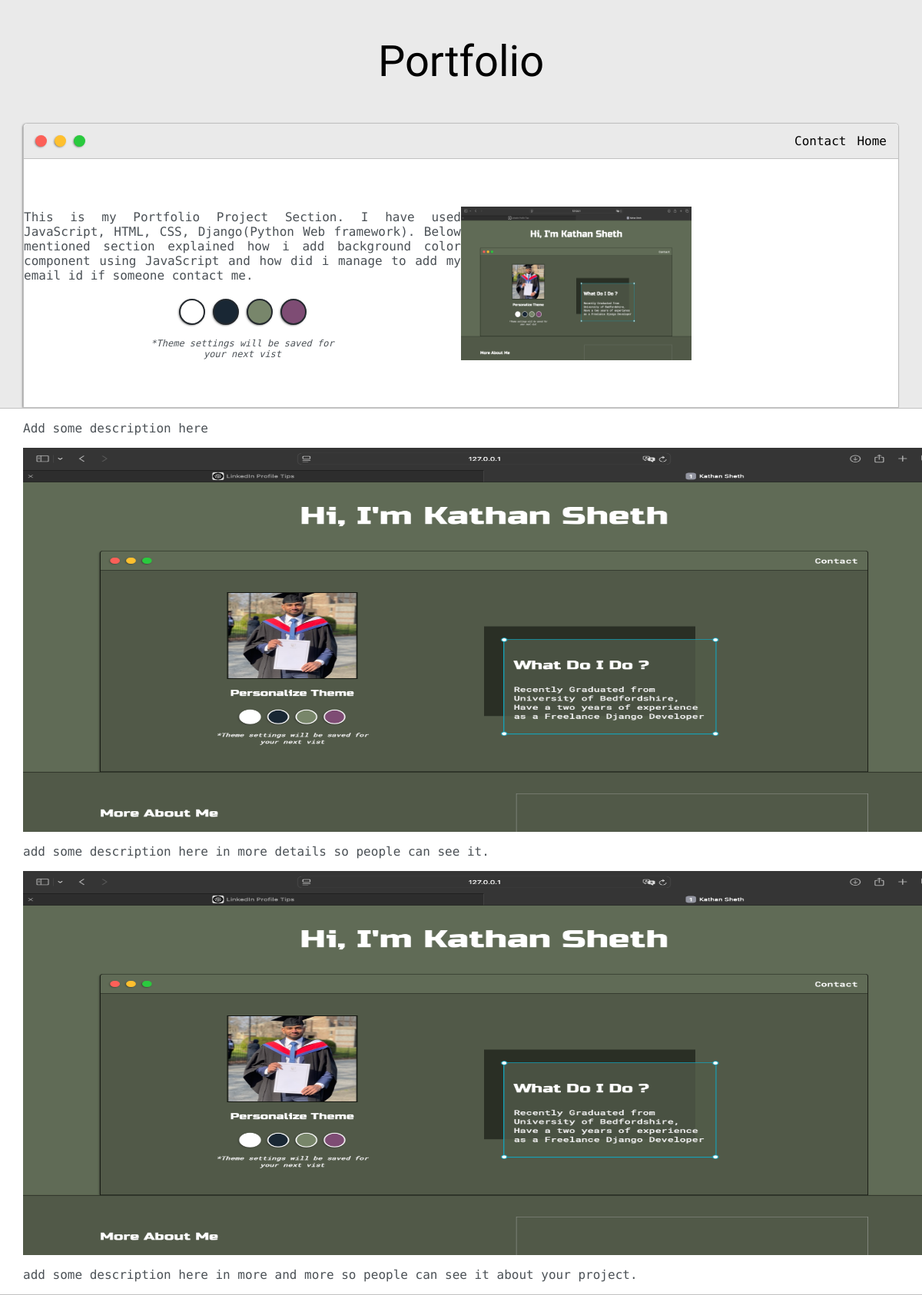
/post2, run on the app's committed database.
### Home/models.py (models this page shows, shortened)
class Description2(models.Model):
    sno = models.AutoField(primary_key=True)
    title = models.CharField(max_length=100)
    description1 = models.CharField(max_length=1000)
    description2 = models.CharField(max_length=1000)
    description3 = models.CharField(max_length=1000)

### Home/views.py (the view)
# urls.py: path('post2', views.post2, name="post2"),
def post2(request):
    allDescription2 = Description2.objects.all()
    context = {'allDescription2':allDescription2}
    return render(request, "post2.html", context)

### Home/templates/post2.html (shortened to what this page needs)
{% load static %}
<html>
<head>
	<link rel="stylesheet" type="text/css" href="{% static 'default.css' %}">
	<link id="theme-style" rel="stylesheet" type="text/css" href="">
</head>
<body>
	<section class="s1">
		<div class="main-container">
			{% for description2 in allDescription2 %}
			<div class="greeting-wrapper">
				<h1>{{description2.title}}</h1>
			</div>
			{% endfor %}
			<div class="intro-wrapper">
				<div class="nav-wrapper">
					<a href="index.html">
						<div class="dots-wrapper">
							<div id="dot-1" class="browser-dot"></div>
							<div id="dot-2" class="browser-dot"></div>
							<div id="dot-3" class="browser-dot"></div>
						</div>
					</a>
					<ul id="navigation">
						<li><a href="index.html#contact">Contact</a></li>
						<li><a href="/">Home</a></li>
					</ul>
				</div>
				<div class="left-column">
					<p style="text-align: justify;">This is my Portfolio Project Section. I have used JavaScript, HTML, CSS, Django(Python Web framework). Below mentioned section explained how i add background color component using JavaScript and how did i manage to add my email id if someone contact me.</p>
					<div id="theme-options-wrapper">
						<div data-mode="light" id="light-mode" class="theme-dot"></div>
						<div data-mode="blue" id="blue-mode" class="theme-dot"></div>
						<div data-mode="green" id="green-mode" class="theme-dot"></div>
						<div data-mode="purple" id="purple-mode" class="theme-dot"></div>
					</div>
					<p id="settings-note">*Theme settings will be saved for<br>your next vist</p>
				</div>
				<div class="right-column">
					<img class="image-fluid" src="{% static 'images/picture.png' %}" alt="profile pic" width="300" height="200">
				</div>
			</div>
		</div>
	</section>
	<section class="s2">
		{% for description2 in allDescription2 %}
		<div class="main-container">
			<div class="paragraph">
				<p>{{description2.description1}}</p>
			</div>
			<div class="image-first">
				<img src="{% static 'images/picture.png' %}" alt="simple image" width="1200" height="500">
			</div>
			<div class="paragraph2">
				<p>{{description2.description2}}</p>
			</div>
			<div class="image-second">
				<img src="{% static 'images/picture.png' %}" alt="second-image" width="1200" height="500">
			</div>
			<div class="paragraph3">
				<p>{{description2.description3}}</p>
			</div>
		</div>
		{% endfor %}
	</section>
</body>
</html>

### Home/static/default.css (style rules this page uses)
:root { --mainColor:#eaeaea; --secondaryColor:#fff; --borderColor:#c1c1c1; --mainText:black; --secondaryText:#4b5156; --themeDotBorder:#24292e; --previewBg:rgb(251, 249, 243, 0.8); --previewShadow:#f0ead6; --buttonColor:black; }
html, body { padding: 0; margin: 0; scroll-behavior: smooth; }
body * { transition: 0.3s; }
h1, h2, h3, h4, h5, h6, strong { color: var(--mainText); font-family: 'Russo One', sans-serif; font-weight: 500; }
p, li, span, label, input, textarea { color: var(--secondaryText); font-family: 'Roboto Mono', monospace; }
a { text-decoration: none; color:#17a2b8; }
ul { list-style: none; }
h1 { font-size: 56px; }
.s1 { background-color: var(--mainColor); border-bottom:1px solid var(--borderColor); overflow:auto; }
.s2 { background-color: var(--secondaryColor); border-bottom:1px solid var(--borderColor); overflow:auto; }
.main-container { width: 1200px; margin: 0 auto; }
.greeting-wrapper { display: grid; text-align: center; align-content: center; min-height: 10em; }
.intro-wrapper { background-color: var(--secondaryColor); border:1px solid var(--borderColor); border-radius:5px 5px 0 0; -webkit-box-shadow: -1px 1px 3px -1px rgba(0,0,0,0.75); -moz-box-shadow: -1px 1px 3px -1px rgba(0,0,0,0.75); box-shadow: -1px 1px 3px -1px rgba(0,0,0,0.75); display: grid; grid-template-columns: 1fr 1fr; grid-template-areas: 'nav-wrapper nav-wrapper' 'left-column right-column' ; }
.nav-wrapper { border-radius:5px 5px 0 0; grid-area:nav-wrapper; border-bottom: 1px solid var(--borderColor); display: flex; justify-content: space-between; align-items: center; background-color: var(--mainColor); }
#navigation a { color:var(--mainText); }
#navigation { margin:0; padding: 10px; }
#navigation li { display: inline-block; margin-right: 5px; margin-left:5px; }
.dots-wrapper { display: flex; padding: 10px; }
#dot-1 { background-color: #FC6058; }
#dot-2 { background-color: #FEC02F; }
#dot-3 { background-color: #2ACA3E; }
.browser-dot { background-color: black; height: 15px; width: 15px; border-radius: 50%; margin: 5px; -webkit-box-shadow: -1px 1px 3px -1px rgba(0,0,0,0.75); -moz-box-shadow: -1px 1px 3px -1px rgba(0,0,0,0.75); box-shadow: -1px 1px 3px -1px rgba(0,0,0,0.75); }
.left-column { grid-area: left-column; padding-top:50px; padding-bottom: 50px; }
#theme-options-wrapper { display: flex; justify-content: center; }
.theme-dot { height: 30px; width: 30px; background-color: black; border-radius: 50%; margin: 5px; border:2px solid var(--themeDotBorder); -webkit-box-shadow: -1px 1px 3px -1px rgba(0,0,0,0.75); -moz-box-shadow: -1px 1px 3px -1px rgba(0,0,0,0.75); box-shadow: -1px 1px 3px -1px rgba(0,0,0,0.75); cursor: pointer; }
#light-mode { background-color: #fff; }
#blue-mode { background-color: #192734; }
#green-mode { background-color: #78866b; }
#purple-mode { background-color: #7E4C74; }
#settings-note { font-size: 12px; font-style: italic; text-align: center; }
.right-column { grid-area: right-column; display: grid; align-content: center; padding-top: 50px; padding-bottom: 50px; }
@media screen and (max-width: 1200px) { .main-container { width: 95%; } }

### data on the page
Description2: title "Portfolio", description1 "Add some description here", description2 "add some description here in more details so people can see it.", description3 "add some description here in more and more so people can see it about your project."
